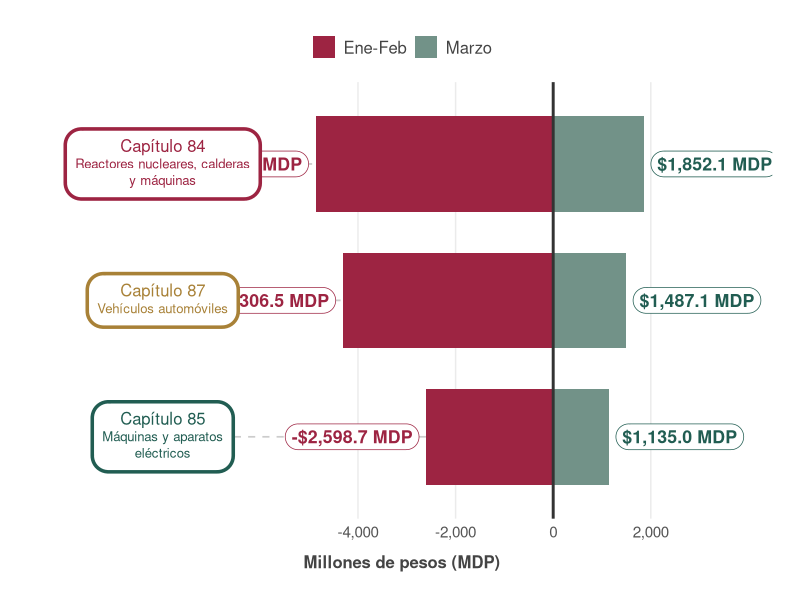

Reproduce this figure in R. (Note: this script raises an error after producing the figure.)
library(ggplot2)
library(dplyr)
library(scales)
library(ggtext)

# conjunto Datos
df <- data.frame(
  id = 3:1, 
  capitulo = c("Capítulo 84", "Capítulo 87", "Capítulo 85"),
  desc = c("Reactores nucleares, calderas<br>y máquinas", 
           "Vehículos automóviles", 
           "Máquinas y aparatos<br>eléctricos"),
  ene_feb = c(-4862.0, -4306.5, -2598.7),
  marzo = c(1852.1, 1487.1, 1135.0),
  color_borde = c("#9d2442", "#a88137", "#215d52") 
) %>%
  mutate(
    capitulo_f = factor(capitulo, levels = capitulo[order(id)]),
    label_html = sprintf(
      "<span style='font-size:12pt; font-weight:bold;'>%s</span><br><span style='font-size:9.5pt;'>%s</span>",
      capitulo, desc
    )
  )

# posición cajas
pos_cajas_x <- -8000

# gráfica
p <- ggplot(df, aes(y = capitulo_f)) +
  
  geom_segment(aes(x = pos_cajas_x, xend = ene_feb, y = capitulo_f, yend = capitulo_f),
               linetype = "dashed", color = "#cccccc", linewidth = 0.6) +
  
  geom_col(aes(x = ene_feb, fill = "Ene-Feb"), width = 0.7) +
  geom_col(aes(x = marzo, fill = "Marzo"), width = 0.7) +
  
  geom_vline(xintercept = 0, color = "#333333", linewidth = 1) +
  
  
  geom_label(aes(x = ene_feb - 150, 
                 label = sprintf("-$%s MDP", comma(abs(ene_feb), accuracy = 0.1))),
             color = "#9d2442", fill = "white", fontface = "bold", size = 4.5,
             label.r = unit(0.6, "lines"), label.padding = unit(0.3, "lines"),
             linewidth = 0.8, hjust = 1) +
  
  
  geom_label(aes(x = marzo + 150, 
                 label = sprintf("$%s MDP", comma(marzo, accuracy = 0.1))),
             color = "#215d52", fill = "white", fontface = "bold", size = 4.5,
             label.r = unit(0.6, "lines"), label.padding = unit(0.3, "lines"),
             linewidth = 0.8, hjust = 0) +
  
  # geom_richtext
  geom_richtext(aes(x = pos_cajas_x, label = label_html, color = color_borde),
                fill = "white", label.r = unit(0.8, "lines"), 
                label.padding = unit(0.5, "lines"), size = 3.5, 
                hjust = 0.5, label.size = 1.2, show.legend = FALSE) +
  
  scale_color_identity() +
  
  scale_fill_manual(
    values = c("Ene-Feb" = "#9d2442", "Marzo" = "#729288"),
    name = NULL
  ) +
  
  scale_x_continuous(
    breaks = c(-4000, -2000, 0, 2000),
    labels = comma_format(),
    limits = c(-10000, 3800) 
  ) +
  
  labs(x = "Millones de pesos (MDP)", y = NULL) +
  
  theme_minimal() +
  theme(
    panel.grid.major.y = element_blank(),
    panel.grid.minor = element_blank(),
    panel.grid.major.x = element_line(color = "#ebebeb"),
    axis.text.y = element_blank(), 
    axis.ticks.y = element_blank(),
    axis.text.x = element_text(size = 11, color = "#555555"),
    axis.title.x = element_text(size = 12, face = "bold", color = "#444444", margin = margin(t = 10)),
    legend.position = "top",
    legend.justification = "center",
    legend.text = element_text(size = 12, color = "#444444"),
    plot.margin = margin(20, 20, 20, 20),
    plot.background = element_rect(fill = "white", color = NA)
  )

ggsave(
  filename = "grafica_7.svg", 
  plot = p, 
  device = "svg", 
  bg = "transparent", 
  width = 10,         
  height = 6,         
  units = "in"
)

showtext_opts(dpi = 300)

ggsave(
  filename = "grafica_7.png", 
  plot     = p,
  device   = "png",
  bg       = "white", 
  width    = 10,
  height   = 6,
  units    = "in",
  dpi      = 300      
)
